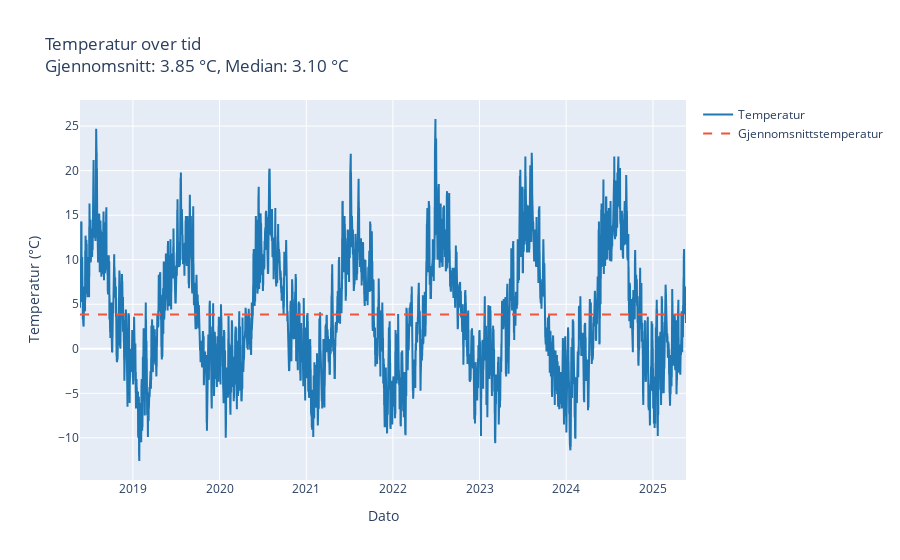

The code cell stored with this chart in its notebook:
### Markdown cell above
Dette er et forsøk på å bedre predikere gjennomsnittstemperaturen det neste året enn en lineær regresjon. Her følger prediksjonen sesongvariasjonen.

### Code cell
import plotly.graph_objects as go
import pandas as pd
import matplotlib.pyplot as plt


# Leser data fra de separate CSV-filene
temperature_data = pd.read_csv("../data/temperature_data.csv")
precipitation_data = pd.read_csv("../data/precipitation_data.csv")
wind_speed_data = pd.read_csv("../data/wind_speed_data.csv")
humidity_data = pd.read_csv("../data/humidity_data.csv")

# Konverterer referansetiden til datetime for alle datasettene
temperature_data['referenceTime'] = pd.to_datetime(temperature_data['referenceTime'])
precipitation_data['referenceTime'] = pd.to_datetime(precipitation_data['referenceTime'])
wind_speed_data['referenceTime'] = pd.to_datetime(wind_speed_data['referenceTime'])
humidity_data['referenceTime'] = pd.to_datetime(humidity_data['referenceTime'])

# Plotter temperaturdata
fig_temp = go.Figure()
fig_temp.add_trace(go.Scatter(
    x=temperature_data['referenceTime'],
    y=temperature_data['value'],
    mode='lines',
    name='Temperatur',
    line=dict(color='#1f77b4')
))
mean_temp = temperature_data['value'].mean()
median_temp = temperature_data['value'].median()
fig_temp.add_trace(go.Scatter(
    x=temperature_data['referenceTime'],
    y=[mean_temp] * len(temperature_data['referenceTime']),
    mode='lines',
    line=dict(dash='dash', color='rgba(31, 119, 180)'),
    name='Gjennomsnittstemperatur'
))
fig_temp.update_layout(
    title=f"Temperatur over tid<br>Gjennomsnitt: {mean_temp:.2f} °C, Median: {median_temp:.2f} °C",
    xaxis_title="Dato",
    yaxis_title="Temperatur (°C)"
)
fig_temp.show()

### Figure 1 — Plotly figure (JSON) as saved in the notebook; plotly's stock layout.template omitted (floating-point values rounded to 4 significant figures; data arrays with more than 128 entries replaced by an {"elided": "..."} marker saying what was removed)
{"data": [{"line": {"color": "#1f77b4"}, "mode": "lines", "name": "Temperatur", "type": "scatter", "x": {"elided": "5110 str values"}, "y": {"elided": "5110 float values"}}, {"line": {"color": "rgba(31, 119, 180)", "dash": "dash"}, "mode": "lines", "name": "Gjennomsnittstemperatur", "type": "scatter", "x": {"elided": "5110 str values"}, "y": {"elided": "5110 float values"}}], "layout": {"title": {"text": "Temperatur over tid<br>Gjennomsnitt: 3.85 °C, Median: 3.10 °C"}, "xaxis": {"title": {"text": "Dato"}}, "yaxis": {"title": {"text": "Temperatur (°C)"}}}}
